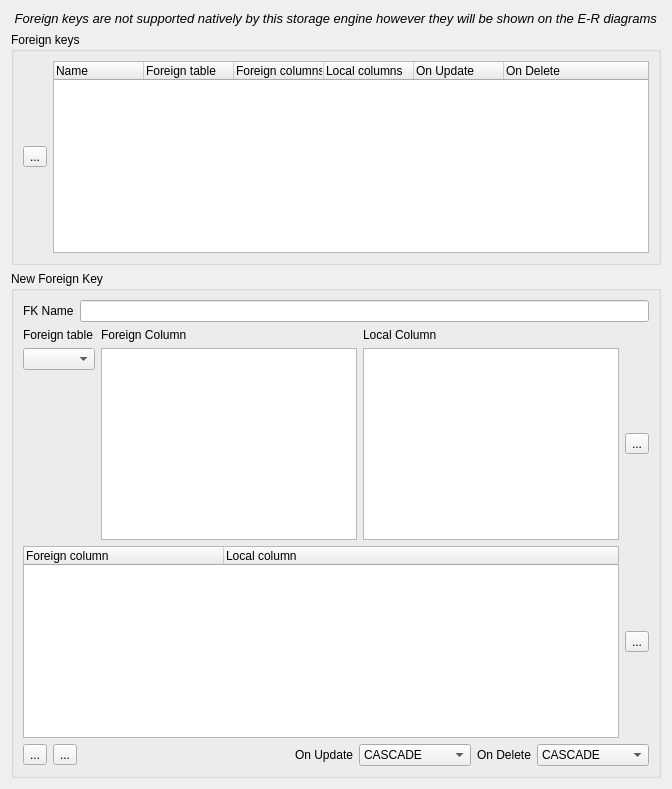
        <widget class="QWidget" name="tabWidgetPage3">
         <attribute name="title">
          <string>Foreign keys</string>
         </attribute>
         <layout class="QVBoxLayout" name="verticalLayout_15">
          <item>
           <widget class="QLabel" name="lblForeignKeysNotAllowed">
            <property name="text">
             <string>&lt;!DOCTYPE HTML PUBLIC &quot;-//W3C//DTD HTML 4.0//EN&quot; &quot;http://www.w3.org/TR/REC-html40/strict.dtd&quot;&gt;
&lt;html&gt;&lt;head&gt;&lt;meta name=&quot;qrichtext&quot; content=&quot;1&quot; /&gt;&lt;style type=&quot;text/css&quot;&gt;
p, li { white-space: pre-wrap; }
&lt;/style&gt;&lt;/head&gt;&lt;body style=&quot; font-family:'MS Shell Dlg 2'; font-size:7.8pt; font-weight:400; font-style:normal;&quot;&gt;
&lt;table border=&quot;0&quot; style=&quot;-qt-table-type: root; margin-top:4px; margin-bottom:4px; margin-left:4px; margin-right:4px;&quot;&gt;
&lt;tr&gt;
&lt;td style=&quot;border: none;&quot;&gt;
&lt;p style=&quot; margin-top:0px; margin-bottom:0px; margin-left:0px; margin-right:0px; -qt-block-indent:0; text-indent:0px;&quot;&gt;&lt;img src=&quot;:/images/actions/images/small/remove.png&quot; /&gt;&lt;span style=&quot; font-family:'Sans'; font-size:10pt;&quot;&gt; &lt;/span&gt;&lt;span style=&quot; font-family:'Sans'; font-size:10pt; font-style:italic;&quot;&gt;Foreign keys are not supported natively by this storage engine however they will be shown on the E-R diagrams&lt;/span&gt;&lt;/p&gt;&lt;/td&gt;&lt;/tr&gt;&lt;/table&gt;&lt;/body&gt;&lt;/html&gt;</string>
            </property>
           </widget>
          </item>
          <item>
           <widget class="QGroupBox" name="grpForeignKeysList">
            <property name="title">
             <string>Foreign keys</string>
            </property>
            <layout class="QHBoxLayout" name="horizontalLayout_10">
             <item>
              <widget class="QToolButton" name="btnRemoveForeignKey">
               <property name="toolTip">
                <string>Delete foriegn key</string>
               </property>
               <property name="text">
                <string>...</string>
               </property>
               <property name="icon">
                <iconset resource="dbm.qrc">
                 <normaloff>:/images/actions/images/small/remove.png</normaloff>:/images/actions/images/small/remove.png</iconset>
               </property>
              </widget>
             </item>
             <item>
              <widget class="QTreeWidget" name="lstForeignKeys">
               <property name="rootIsDecorated">
                <bool>false</bool>
               </property>
               <property name="itemsExpandable">
                <bool>false</bool>
               </property>
               <property name="expandsOnDoubleClick">
                <bool>false</bool>
               </property>
               <attribute name="headerDefaultSectionSize">
                <number>90</number>
               </attribute>
               <column>
                <property name="text">
                 <string>Name</string>
                </property>
               </column>
               <column>
                <property name="text">
                 <string>Foreign table</string>
                </property>
               </column>
               <column>
                <property name="text">
                 <string>Foreign columns</string>
                </property>
               </column>
               <column>
                <property name="text">
                 <string>Local columns</string>
                </property>
               </column>
               <column>
                <property name="text">
                 <string>On Update</string>
                </property>
               </column>
               <column>
                <property name="text">
                 <string>On Delete</string>
                </property>
               </column>
              </widget>
             </item>
            </layout>
           </widget>
          </item>
          <item>
           <widget class="QGroupBox" name="grpNewForeignKey">
            <property name="title">
             <string>New Foreign Key</string>
            </property>
            <layout class="QVBoxLayout" name="verticalLayout_14">
             <item>
              <layout class="QHBoxLayout" name="horizontalLayout_9">
               <item>
                <widget class="QLabel" name="label_9">
                 <property name="text">
                  <string>FK Name</string>
                 </property>
                </widget>
               </item>
               <item>
                <widget class="QLineEdit" name="txtForeignKeyName"/>
               </item>
              </layout>
             </item>
             <item>
              <layout class="QGridLayout" name="gridLayout_2">
               <item row="0" column="0">
                <widget class="QLabel" name="label_11">
                 <property name="text">
                  <string>Foreign table</string>
                 </property>
                </widget>
               </item>
               <item row="0" column="2">
                <widget class="QLabel" name="label_13">
                 <property name="text">
                  <string>Local Column</string>
                 </property>
                </widget>
               </item>
               <item row="1" column="2">
                <widget class="QListWidget" name="lstLocalColumn"/>
               </item>
               <item row="1" column="1">
                <widget class="QListWidget" name="lstForeignTablesColumns"/>
               </item>
               <item row="0" column="1">
                <widget class="QLabel" name="label_12">
                 <property name="text">
                  <string>Foreign Column</string>
                 </property>
                </widget>
               </item>
               <item row="1" column="3">
                <widget class="QToolButton" name="btnAddForeignKeyAssociation">
                 <property name="toolTip">
                  <string>Add column associations</string>
                 </property>
                 <property name="text">
                  <string>...</string>
                 </property>
                 <property name="icon">
                  <iconset resource="dbm.qrc">
                   <normaloff>:/images/actions/images/small/add.png</normaloff>:/images/actions/images/small/add.png</iconset>
                 </property>
                </widget>
               </item>
               <item row="1" column="0">
                <layout class="QVBoxLayout" name="verticalLayout_11">
                 <item>
                  <widget class="QComboBox" name="cmbForeignTables"/>
                 </item>
                 <item>
                  <spacer name="verticalSpacer_2">
                   <property name="orientation">
                    <enum>Qt::Vertical</enum>
                   </property>
                   <property name="sizeHint" stdset="0">
                    <size>
                     <width>20</width>
                     <height>40</height>
                    </size>
                   </property>
                  </spacer>
                 </item>
                </layout>
               </item>
              </layout>
             </item>
             <item>
              <layout class="QHBoxLayout" name="horizontalLayout_12">
               <item>
                <widget class="QTreeWidget" name="lstForeignKeyAssociations">
                 <property name="rootIsDecorated">
                  <bool>false</bool>
                 </property>
                 <property name="itemsExpandable">
                  <bool>false</bool>
                 </property>
                 <property name="expandsOnDoubleClick">
                  <bool>false</bool>
                 </property>
                 <attribute name="headerCascadingSectionResizes">
                  <bool>true</bool>
                 </attribute>
                 <attribute name="headerDefaultSectionSize">
                  <number>200</number>
                 </attribute>
                 <attribute name="headerHighlightSections">
                  <bool>true</bool>
                 </attribute>
                 <attribute name="headerMinimumSectionSize">
                  <number>150</number>
                 </attribute>
                 <attribute name="headerShowSortIndicator" stdset="0">
                  <bool>false</bool>
                 </attribute>
                 <column>
                  <property name="text">
                   <string>Foreign column</string>
                  </property>
                 </column>
                 <column>
                  <property name="text">
                   <string>Local column</string>
                  </property>
                 </column>
                </widget>
               </item>
               <item>
                <widget class="QToolButton" name="btnRemoveAssociation">
                 <property name="toolTip">
                  <string>Delete column association</string>
                 </property>
                 <property name="text">
                  <string>...</string>
                 </property>
                 <property name="icon">
                  <iconset resource="dbm.qrc">
                   <normaloff>:/images/actions/images/small/remove.png</normaloff>:/images/actions/images/small/remove.png</iconset>
                 </property>
                </widget>
               </item>
              </layout>
             </item>
             <item>
              <layout class="QHBoxLayout" name="horizontalLayout_8">
               <item>
                <layout class="QHBoxLayout" name="horizontalLayout_4">
                 <item>
                  <widget class="QToolButton" name="btnAddForeignKey">
                   <property name="toolTip">
                    <string>Add foreign key</string>
                   </property>
                   <property name="text">
                    <string>...</string>
                   </property>
                   <property name="icon">
                    <iconset resource="dbm.qrc">
                     <normaloff>:/images/actions/images/small/add.png</normaloff>:/images/actions/images/small/add.png</iconset>
                   </property>
                  </widget>
                 </item>
                 <item>
                  <widget class="QToolButton" name="btnCancelForeignKeyEditing">
                   <property name="toolTip">
                    <string>Cancel editing foreign key</string>
                   </property>
                   <property name="text">
                    <string>...</string>
                   </property>
                   <property name="icon">
                    <iconset resource="dbm.qrc">
                     <normaloff>:/images/actions/images/small/cancel.png</normaloff>:/images/actions/images/small/cancel.png</iconset>
                   </property>
                  </widget>
                 </item>
                </layout>
               </item>
               <item>
                <spacer name="horizontalSpacer_3">
                 <property name="orientation">
                  <enum>Qt::Horizontal</enum>
                 </property>
                 <property name="sizeHint" stdset="0">
                  <size>
                   <width>40</width>
                   <height>20</height>
                  </size>
                 </property>
                </spacer>
               </item>
               <item>
                <widget class="QLabel" name="label_3">
                 <property name="text">
                  <string>On Update</string>
                 </property>
                </widget>
               </item>
               <item>
                <widget class="QComboBox" name="cmbFkOnUpdate">
                 <item>
                  <property name="text">
                   <string>CASCADE</string>
                  </property>
                 </item>
                 <item>
                  <property name="text">
                   <string>RESTRICT</string>
                  </property>
                 </item>
                 <item>
                  <property name="text">
                   <string>NO ACTION</string>
                  </property>
                 </item>
                 <item>
                  <property name="text">
                   <string>SET NULL</string>
                  </property>
                 </item>
                 <item>
                  <property name="text">
                   <string>SET DEFAULT</string>
                  </property>
                 </item>
                </widget>
               </item>
               <item>
                <widget class="QLabel" name="label_7">
                 <property name="text">
                  <string>On Delete</string>
                 </property>
                </widget>
               </item>
               <item>
                <widget class="QComboBox" name="cmbFkOnDelete">
                 <item>
                  <property name="text">
                   <string>CASCADE</string>
                  </property>
                 </item>
                 <item>
                  <property name="text">
                   <string>RESTRICT</string>
                  </property>
                 </item>
                 <item>
                  <property name="text">
                   <string>NO ACTION</string>
                  </property>
                 </item>
                 <item>
                  <property name="text">
                   <string>SET NULL</string>
                  </property>
                 </item>
                 <item>
                  <property name="text">
                   <string>SET DEFAULT</string>
                  </property>
                 </item>
                </widget>
               </item>
              </layout>
             </item>
            </layout>
           </widget>
          </item>
         </layout>
        </widget>
